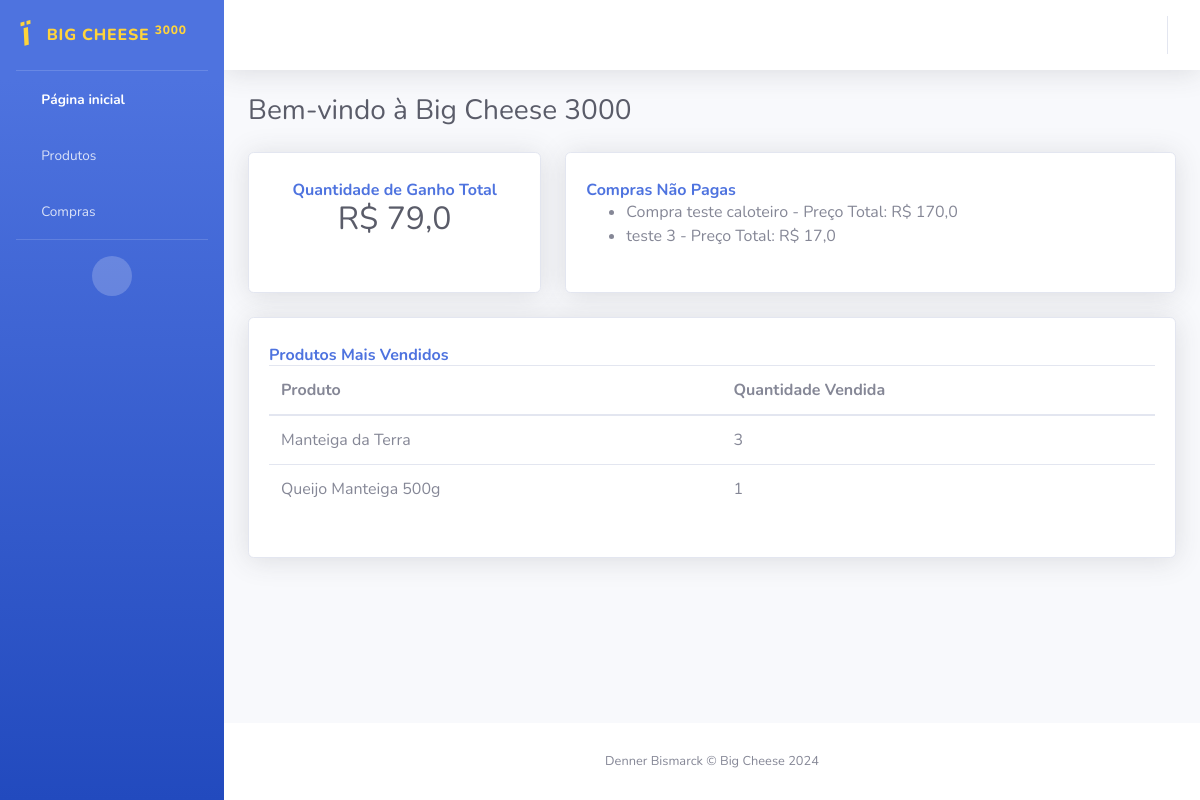
The page / on the database its author committed.
### API/models.py (models this page shows, shortened)
class Venda(models.Model):
    COMPRA_CHOICES = [
        ('Pagou', 'Pagou'),
        ('Não pagou', 'Não Pagou'),
    ]
    ven_pro = models.ManyToManyField(Produto, through='Produtos_Das_Vendas', verbose_name="Produtos da venda")
    ven_precoTotal = models.FloatField(verbose_name="Preço total")
    ven_DataHora = models.DateTimeField(auto_now_add=True, verbose_name = "Data e hora da compra")
    ven_desc = models.CharField(max_length = 1000, verbose_name = "Descrição da venda")
    ven_pago = models.CharField(choices = COMPRA_CHOICES, verbose_name = "Cliente pagou?", max_length = 10, default = 'Não pagou')
    class Meta:
        ordering = ['ven_DataHora']
        verbose_name_plural = "Vendas"

class Produto(models.Model):
    pro_desc = models.CharField(max_length = 500, verbose_name = "Descrição do produto")
    pro_preco = models.FloatField(verbose_name = "Preço do produto")
    class Meta:
        verbose_name_plural = "Produtos"

### API/views.py (the view)
# urls.py: path('', views.index, name="index"),
def index(request):
    qtd_ganho_total = Venda.objects.filter(ven_pago='Pagou').aggregate(Sum('ven_precoTotal'))['ven_precoTotal__sum'] or 0
    vendas_nao_pagas = Venda.objects.filter(ven_pago='Não pagou')
    produtos_mais_vendidos = Produto.objects.annotate(total_vendido=Count('venda__produtos_das_vendas')).order_by('-total_vendido')
    context = {
        'qtd_ganho_total': qtd_ganho_total,
        'vendas_nao_pagas': vendas_nao_pagas,
        'produtos_mais_vendidos': produtos_mais_vendidos,
    }
    return render(request, "index.html", context)

### API/templates/index.html (shortened to what this page needs)
{% load static %}
<!DOCTYPE html>
<html lang="en">
<head>
    <link href="{% static "fontawesome-free/css/all.min.css" %}" rel="stylesheet" type="text/css">
    <link href="{% static "css/sb-admin-2.min.css" %}" rel="stylesheet">
</head>
<body id="page-top">
    <div id="wrapper">
        <ul class="navbar-nav bg-gradient-primary sidebar sidebar-dark accordion" id="accordionSidebar" style='color: #fd7e14;'>
            <a class="sidebar-brand d-flex align-items-center justify-content-center" href="{% url 'index' %}" style='color: #FFD43B;'>
                <div class="sidebar-brand-icon rotate-n-15">
                    <i class="fa-solid fa-cheese" style="color: #FFD43B;"></i>
                </div>
                <div class="sidebar-brand-text mx-3">BIG CHEESE <sup>3000</sup></div>
            </a>
            <hr class="sidebar-divider my-0">
            <li class="nav-item active">
                <a class="nav-link" href="{% url 'index' %}">
                    <i class="fas fa-fw fa-tachometer-alt"></i>
                    <span>Página inicial</span></a>
            </li>
            <li class="nav-item">
                <a class="nav-link" href="{% url 'tabelaProdutos' %}">
                    <i class="fas fa-fw fa-table"></i>
                    <span>Produtos</span></a>
            </li>
            <li class="nav-item">
                <a class="nav-link" href="{% url 'tabelaVendas' %}">
                    <i class="fas fa-fw fa-table"></i>
                    <span>Compras</span></a>
            </li>
            <hr class="sidebar-divider d-none d-md-block">
            <div class="text-center d-none d-md-inline">
                <button class="rounded-circle border-0" id="sidebarToggle"></button>
            </div>
        </ul>
        <div id="content-wrapper" class="d-flex flex-column">
            <div id="content">
                <nav class="navbar navbar-expand navbar-light bg-white topbar mb-4 static-top shadow">
                    <ul class="navbar-nav ml-auto">
                    </ul>
                </nav>
                <div class="container-fluid">
                    <h1 class="h3 mb-4 text-gray-800">Bem-vindo à Big Cheese 3000</h1>
                    <div class="row">
                        <div class="col-md-4 mb-4">
                            <div class="card shadow h-100 py-2">
                                <div class="card-body">
                                    <div class="text-center">
                                        <h6 class="m-0 font-weight-bold text-primary">Quantidade de Ganho Total</h6>
                                        <h2 class="text-gray-800">R$ {{ qtd_ganho_total }}</h2>
                                    </div>
                                </div>
                            </div>
                        </div>
                        <div class="col-md-8 mb-4">
                            <div class="card shadow h-100 py-2">
                                <div class="card-body">
                                    <h6 class="m-0 font-weight-bold text-primary">Compras Não Pagas</h6>
                                    <ul>
                                        {% for venda in vendas_nao_pagas %}
                                            <li>{{ venda.ven_desc }} - Preço Total: R$ {{ venda.ven_precoTotal }}</li>
                                        {% endfor %}
                                    </ul>
                                </div>
                            </div>
                        </div>
                    </div>
                    <div class="row">
                        <div class="col-md-12 mb-4">
                            <div class="card shadow h-100 py-2">
                                <div class="card-body">
                                    <h6 class="m-0 font-weight-bold text-primary">Produtos Mais Vendidos</h6>
                                    <table class="table">
                                        <thead>
                                            <tr>
                                                <th>Produto</th>
                                                <th>Quantidade Vendida</th>
                                            </tr>
                                        </thead>
                                        <tbody>
                                            {% for produto in produtos_mais_vendidos %}
                                                <tr>
                                                    <td>{{ produto.pro_desc }}</td>
                                                    <td>{{ produto.total_vendido }}</td>
                                                </tr>
                                            {% endfor %}
                                        </tbody>
                                    </table>
                                </div>
                            </div>
                        </div>
                    </div>
                </div>
            </div>
            <footer class="sticky-footer bg-white">
                <div class="container my-auto">
                    <div class="copyright text-center my-auto">
                        <span>Denner Bismarck &copy; Big Cheese 2024</span>
                    </div>
                </div>
            </footer>
        </div>
    </div>
</body>
</html>

### rows shown on the page
Venda: ven_desc "Compra teste caloteiro", ven_precoTotal "170,0"
Venda: ven_desc "teste 3", ven_precoTotal "17,0"
Produto: pro_desc "Manteiga da Terra", total_vendido "3"
Produto: pro_desc "Queijo Manteiga 500g", total_vendido "1"

### other values the page prints
{{ qtd_ganho_total }} "79,0"
